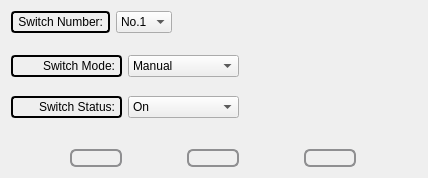
<?xml version="1.0" encoding="UTF-8"?>
<ui version="4.0">
 <class>MainSwitchPage</class>
 <widget class="QWidget" name="MainSwitchPage">
  <property name="geometry">
   <rect>
    <x>0</x>
    <y>0</y>
    <width>424</width>
    <height>178</height>
   </rect>
  </property>
  <property name="styleSheet">
   <string notr="true">QFrame {
	border: 2px solid black;
	border-radius: 4px;
	padding: 2px;
}
QComboBox {
	selection-background-color: transparent;
	selection-color: black;
}
QPushButton {
	border: 2px solid #8f8f91;
	border-radius: 6px;
	background-image: url(&quot;:/Hac/background-button-big.png&quot;);
	background-repeat: no-repeat;
	max-width: 48px;
	max-height: 17px;
 }

 QPushButton:pressed {
	border-color: red;
 }

 QPushButton#startButton {
	image: url(&quot;:/Hac/play_pressed.png&quot;);
 }

 QPushButton#stopButton {
	image: url(&quot;:/Hac/stop_pressed.png&quot;);
 }

 QPushButton#scheduleButton {
	image: url(&quot;:/Hac/clock.png&quot;);
 }

QSpinBox {
	margin: 1px;
	background: transparent;
	selection-background-color: transparent;
	text: black;
	selection-color: black;
	font: normal 15px;
	border: 1px solid black;
}

QSpinBox::up-button {
	subcontrol-origin: border;
    subcontrol-position: left;
	background: transparent;
	width: 20px;
	height: 20px;
}

QSpinBox:up-arrow {
     image: url(:/Hac/leftarrow-black-20x20.png);
     width: 20px;
     height: 20px;
}
QSpinBox::up-arrow:pressed {
     image: url(:/Hac/leftarrow-red-20x20.png);
}


QSpinBox::down-button {
    subcontrol-origin: border;
    subcontrol-position: right;
	background: transparent;
	width: 20px;
	height: 20px;
}

QSpinBox::down-arrow {
     image: url(:/Hac/rightarrow-black-20x20.png);
     width: 20px;
     height: 20px;
}
QSpinBox::down-arrow:pressed {
     image: url(:/Hac/rightarrow-red-20x20.png);
}


</string>
  </property>
  <layout class="QGridLayout" name="gridLayout_2">
   <item row="0" column="0">
    <layout class="QHBoxLayout" name="horizontalLayout_2">
     <item>
      <widget class="QLabel" name="label">
       <property name="text">
        <string>Switch Number:</string>
       </property>
       <property name="alignment">
        <set>Qt::AlignRight|Qt::AlignTrailing|Qt::AlignVCenter</set>
       </property>
      </widget>
     </item>
     <item>
      <widget class="QComboBox" name="numComboBox">
       <item>
        <property name="text">
         <string>No.1</string>
        </property>
       </item>
       <item>
        <property name="text">
         <string>No.2</string>
        </property>
       </item>
       <item>
        <property name="text">
         <string>No.3</string>
        </property>
       </item>
       <item>
        <property name="text">
         <string>No.4</string>
        </property>
       </item>
       <item>
        <property name="text">
         <string>No.5</string>
        </property>
       </item>
       <item>
        <property name="text">
         <string>No.6</string>
        </property>
       </item>
      </widget>
     </item>
     <item>
      <spacer name="horizontalSpacer">
       <property name="orientation">
        <enum>Qt::Horizontal</enum>
       </property>
       <property name="sizeHint" stdset="0">
        <size>
         <width>40</width>
         <height>20</height>
        </size>
       </property>
      </spacer>
     </item>
    </layout>
   </item>
   <item row="1" column="0">
    <spacer name="verticalSpacer_3">
     <property name="orientation">
      <enum>Qt::Vertical</enum>
     </property>
     <property name="sizeHint" stdset="0">
      <size>
       <width>406</width>
       <height>8</height>
      </size>
     </property>
    </spacer>
   </item>
   <item row="2" column="0">
    <layout class="QGridLayout" name="gridLayout">
     <item row="0" column="0">
      <widget class="QLabel" name="label_2">
       <property name="text">
        <string>Switch Mode:</string>
       </property>
       <property name="alignment">
        <set>Qt::AlignRight|Qt::AlignTrailing|Qt::AlignVCenter</set>
       </property>
      </widget>
     </item>
     <item row="0" column="1">
      <widget class="QComboBox" name="modeComboBox">
       <item>
        <property name="text">
         <string>Manual</string>
        </property>
       </item>
       <item>
        <property name="text">
         <string>Programming</string>
        </property>
       </item>
      </widget>
     </item>
     <item row="0" column="2">
      <spacer name="horizontalSpacer_2">
       <property name="orientation">
        <enum>Qt::Horizontal</enum>
       </property>
       <property name="sizeHint" stdset="0">
        <size>
         <width>40</width>
         <height>20</height>
        </size>
       </property>
      </spacer>
     </item>
     <item row="2" column="0" colspan="2">
      <spacer name="verticalSpacer_4">
       <property name="orientation">
        <enum>Qt::Vertical</enum>
       </property>
       <property name="sizeHint" stdset="0">
        <size>
         <width>228</width>
         <height>13</height>
        </size>
       </property>
      </spacer>
     </item>
     <item row="4" column="0">
      <widget class="QLabel" name="label_3">
       <property name="text">
        <string>Switch Status:</string>
       </property>
       <property name="alignment">
        <set>Qt::AlignRight|Qt::AlignTrailing|Qt::AlignVCenter</set>
       </property>
      </widget>
     </item>
     <item row="4" column="1">
      <widget class="QComboBox" name="statusComboBox">
       <item>
        <property name="text">
         <string>On</string>
        </property>
       </item>
       <item>
        <property name="text">
         <string>Off</string>
        </property>
       </item>
      </widget>
     </item>
     <item row="4" column="2">
      <spacer name="horizontalSpacer_3">
       <property name="orientation">
        <enum>Qt::Horizontal</enum>
       </property>
       <property name="sizeHint" stdset="0">
        <size>
         <width>40</width>
         <height>20</height>
        </size>
       </property>
      </spacer>
     </item>
    </layout>
   </item>
   <item row="3" column="0">
    <spacer name="verticalSpacer">
     <property name="orientation">
      <enum>Qt::Vertical</enum>
     </property>
     <property name="sizeHint" stdset="0">
      <size>
       <width>199</width>
       <height>25</height>
      </size>
     </property>
    </spacer>
   </item>
   <item row="4" column="0">
    <layout class="QHBoxLayout" name="horizontalLayout">
     <item>
      <widget class="QPushButton" name="startButton"/>
     </item>
     <item>
      <widget class="QPushButton" name="stopButton"/>
     </item>
     <item>
      <widget class="QPushButton" name="scheduleButton"/>
     </item>
    </layout>
   </item>
  </layout>
 </widget>
 <resources/>
 <connections/>
</ui>
